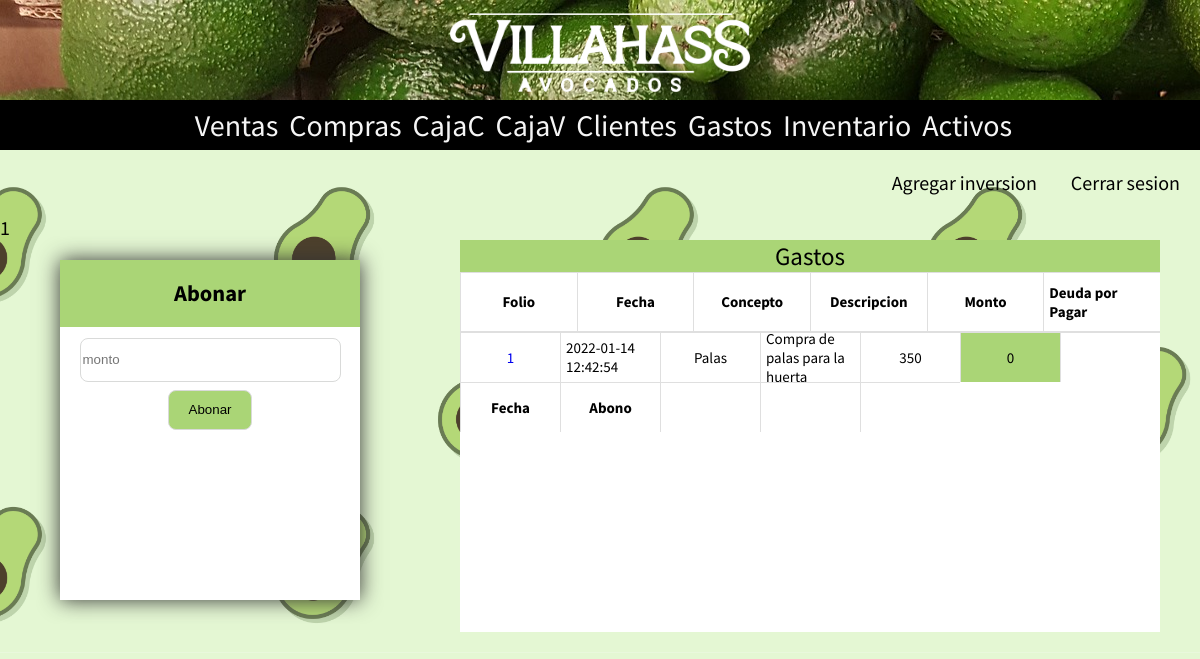
Page /abonos_menu.php?id=1 (signed in) on the committed database.
### tables this page shows
CREATE TABLE `gastos` (
  `folio_gastos` int(11) NOT NULL,
  `concepto` varchar(20) DEFAULT NULL,
  `monto` double DEFAULT NULL,
  `fecha` datetime DEFAULT current_timestamp(),
  `descripcion` text DEFAULT NULL,
  `deuda_por_pagar` double NOT NULL
);

### abonos_menu.php (the view, shortened to what this page needs)
<?php
include("includes/header.php");
$id = $_GET["id"];
echo $id;
?>
<div class="menu_gastos">
    <div class="container_form cliente abono_form">
        <div class="titulo-modal">
            <h2>Abonar</h2>
        </div>
        <form action="gastos.php" method="post">
            <input type="number" placeholder="monto" name="monto" required>
            <input type="submit" value="Abonar">
        </form>
    </div>
    <div class="tabla_gastos">
        <div class="titulo">Gastos</div>
        <div class="cabeceras">
            <div class="table_header">Folio</div>
            <div class="table_header">Fecha</div>
            <div class="table_header">Concepto</div>
            <div class="table_header">Descripcion</div>
            <div class="table_header">Monto</div>
            <div class="table_header">Deuda por Pagar</div>
        </div>
        <div class="tabla gastos gastos_cabecera">
            <?php
                $precio = "SELECT * FROM gastos where folio_gastos = $id ";
                $resultado = mysqli_query($conn, $precio);
                while($row = mysqli_fetch_assoc($resultado)) {?>
                <div class="table_item"> <a href="abonos_menu.php?id=<?php echo $row["folio_gastos"];?>"
                target="_blank"> <?php echo $row["folio_gastos"]?> </a></div>
                <div class="table_item"> <?php echo $row["fecha"] ?> </div>
                <div class="table_item"> <?php echo $row["concepto"] ?> </div>
                <div class="table_item"> <?php echo $row["descripcion"] ?> </div>
                <div class="table_item"> <?php echo $row["monto"] ?> </div>
                <?php
                if($row["deuda_por_pagar"] > 0){ ?>
                    <div class="table_item estatusDebe"> <?php echo $row["deuda_por_pagar"] ?> </div>
               <?php } else{ ?>
                    <div class="table_item estatusPagado"> <?php echo $row["deuda_por_pagar"] ?> </div>
                <?php } ?>
             <?php } ?>
                <div class="table_item"></div>
                <div class="table_item"> <b>Fecha</b> </div>
                <div class="table_item"> <b>Abono</b> </div>
                <div class="table_item">  </div>
                <div class="table_item">  </div>
                <div class="table_item"> </div>
        </div>
    </div>
</div>

### includes/cabecera.css (style rules this page uses)
body { margin: 0; padding: 0; background-color: #f5f1f1; font-family: "Source Sans Pro", sans-serif; font-size: 20px; background-image: url(../img/fondo2.jpg); background-size: contain; }
a { text-decoration: none; }
.cliente { height: auto; margin-bottom: 20px; }
form input { width: 85%; height: 40px; margin: 4px 0; border-radius: 8px; border: 1px solid #d9dad9; }
input[type="submit"] { margin-bottom: 23px; background: #aad576; width: auto; padding: 0 20px; }
.tabla { width: 200 px; height: 400px; display: grid; grid-template-columns: repeat(9, 1fr); grid-auto-rows: 60px; overflow-y: scroll; overflow-x: scroll; background-color: white; }
.cabeceras { width: 200 px; height: 60px; display: grid; grid-template-columns: repeat(6, 1fr); grid-auto-rows: 60px; background-color: white; }
.gastos { width: 100%; grid-template-columns: repeat(7, 1fr); height: 300px; margin: auto; margin-bottom: 20px; grid-auto-rows: 25px; overflow: auto; background: white; box-shadow: none; grid-auto-rows: auto; }
.gastos_cabecera { grid-auto-rows: 50px; }
.table_header, .table_item { display: flex; justify-content: center; align-items: center; font-size: 15px; border-top: 1px solid #dfdfdf; border-left: 1px solid #dfdfdf; padding: 5px; }
.table_header { font-weight: bold; border-bottom: 1px solid #dfdfdf; }
.tabla_gastos { width: 700px; }
.titulo { background-color: #aad576; display: flex; align-items: center; justify-content: center; font-size: 25px; width: 100%; }
.estatusPagado { background-color: #aad576; }
.container_form { width: 300px; height: auto; background-color: white; box-shadow: 0 0 20px #333; text-align: center; font-size: 15px; }
.titulo-modal { background: #aad576; padding-top: 1px; padding-bottom: 1px; margin-bottom: 7px; }
.menu_gastos { display: flex; flex-direction: row; flex-wrap: wrap; justify-content: space-around; }
.abono_form { height: 340px; margin: 20px; }

### rows in the picture
gastos: folio_gastos "1", fecha "2022-01-14 12:42:54", concepto "Palas", descripcion "Compra de palas para la huerta", monto "350", deuda_por_pagar "0"

### other values in the picture
$id "1"
